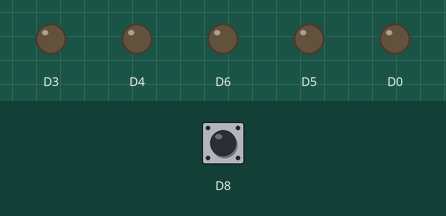
Recording of a sketch running on a simulated ESP8266 (NodeMCU). Shown: output pins drawn as LEDs (lit = HIGH). Inputs (shaded band) come from the test bench; at power-on: D8 LOW.

Above: at 1.2 s.
1.3 s: D8 driven HIGH
At 2.3 s:
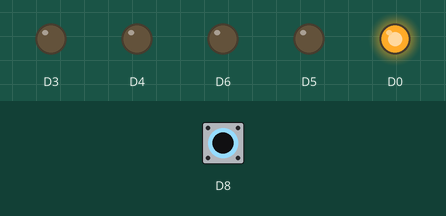
2.8 s: D8 pulsed LOW 5 times (0.12 s each, 0.3 s apart)
At 3.07 s:
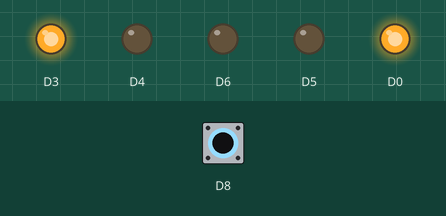
At 3.67 s:
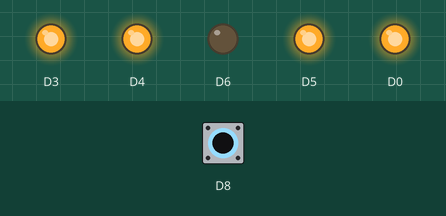
Timing chart, 0 to 5.8 s (numbered marks = the images above; inputs shaded):
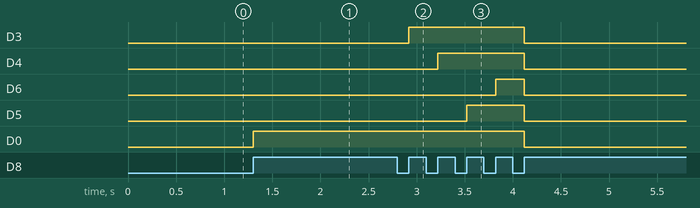

The sketch:

session3example3.ino
```cpp
int buttonState = LOW;         // Current button state
int lastButtonState = LOW;     // Previous button state
int ledIndex = 1;         // Index of the active LED

void setup() {
  pinMode(D8, INPUT);
  pinMode(D0, OUTPUT);
  pinMode(D3, OUTPUT);
  pinMode(D4, OUTPUT);
  pinMode(D5, OUTPUT);
  pinMode(D6, OUTPUT);

}

void loop() {
  buttonState = digitalRead(D8);

  if (buttonState != lastButtonState) {
    if (buttonState == HIGH) {

      if (ledIndex == 1) {
        digitalWrite(D0, HIGH);
      } else if (ledIndex == 2) {
        digitalWrite(D3, HIGH);
      } else if (ledIndex == 3) {
        digitalWrite(D4, HIGH);
      }else if (ledIndex == 4) {
        digitalWrite(D5, HIGH);
      }else if (ledIndex == 5) {
        digitalWrite(D6, HIGH);
      }

      ledIndex++;
      if (ledIndex > 6)
      {
        ledIndex = 1;
         digitalWrite(D0, LOW);
         digitalWrite(D3, LOW);
         digitalWrite(D4, LOW);
         digitalWrite(D5, LOW);
         digitalWrite(D6, LOW);
      }
    }
    lastButtonState = buttonState;
  }
}
```

Measured:
- after the input at 1.3 s, D0: LOW → HIGH at once
- after the input at 2.8 s, D3: LOW → HIGH after 0.12 s, → LOW 1.2 s later; D4: LOW → HIGH after 0.42 s, → LOW 0.90 s later; D6: LOW → HIGH after 1.0 s, → LOW 0.30 s later; D5: LOW → HIGH after 0.72 s, → LOW 0.60 s later; D0: HIGH → LOW after 1.3 s
